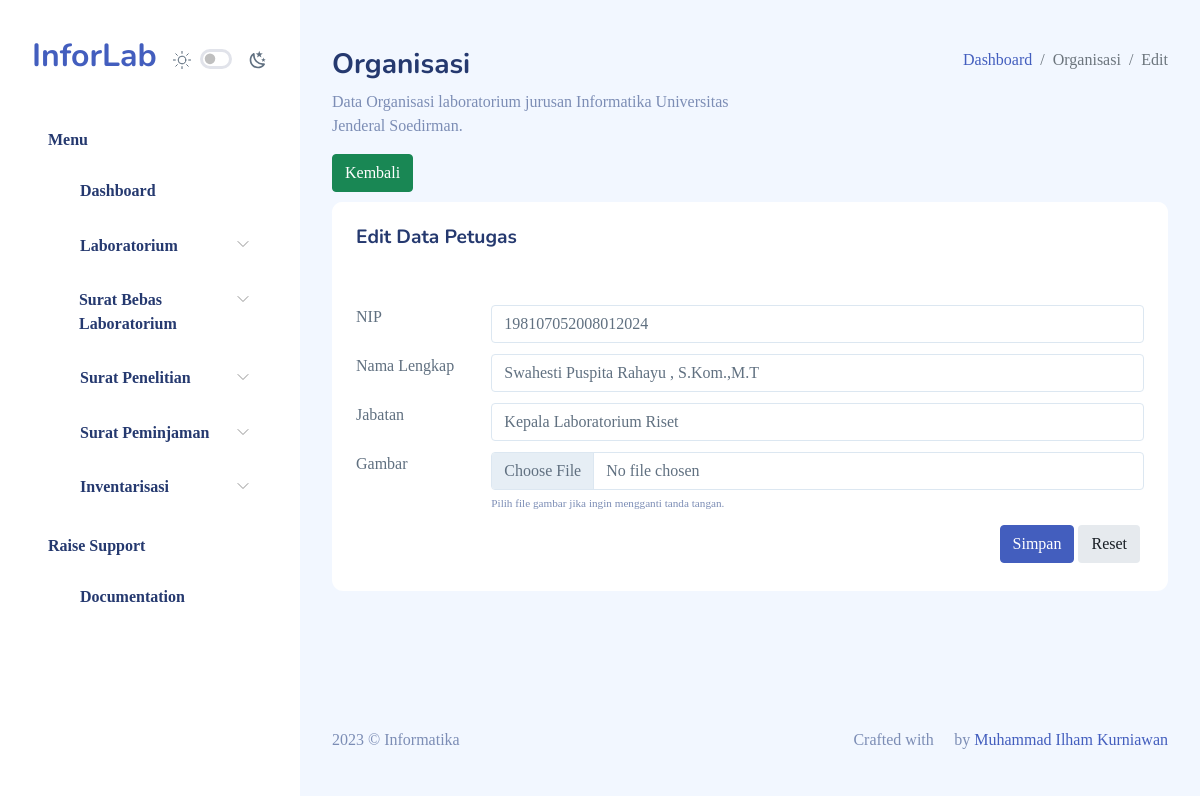
Screenshot of /index.php?r=edit_petugas&id=198107052008012024 with the database file from the repository.
### tables this page shows
CREATE TABLE `petugas` (
  `nip` varchar(20) NOT NULL,
  `nama` varchar(100) NOT NULL,
  `jabatan` varchar(50) NOT NULL,
  `ttd` varchar(255) DEFAULT NULL
);

### modul/laboratorium/edit_petugas.php (the view)
<div class="page-heading">
          <div class="page-title">
            <div class="row">
              <div class="col-12 col-md-6 order-md-1 order-last">
              <h3>Organisasi</h3>
                <p class="text-subtitle text-muted">
                  Data Organisasi laboratorium jurusan Informatika Universitas Jenderal Soedirman.
                </p>
                <div class="buttons">
                      <a href="index.php?r=organisasi" class="btn btn-success">Kembali</a>
                </div>
              </div>
              <div class="col-12 col-md-6 order-md-2 order-first">
                <nav
                  aria-label="breadcrumb"
                  class="breadcrumb-header float-start float-lg-end"
                >
                  <ol class="breadcrumb">
                    <li class="breadcrumb-item">
                      <a href="index.php">Dashboard</a>
                    </li>
                    <li class="breadcrumb-item active">
                      Organisasi
                    </li>
                    <li class="breadcrumb-item active" aria-current="page">
                      Edit
                    </li>
                  </ol>
                </nav>
              </div>
            </div>
          </div>
          <section id="basic-horizontal-layouts">
            <div class="row match-height">
              <div>
                <div class="card">
                  <div class="card-header">
                    <h4 class="card-title">Edit Data Petugas</h4>
                  </div>
                  <?php
                    $nip=$_GET['id'];
                    $sqledit = "select * from petugas where nip = '".$nip."'";
                    $hasiledit = $conn->query($sqledit);
                    $show = $hasiledit->fetch_assoc();
                  ?>
                  <div class="card-content">
                    <div class="card-body">
                      <form class="form form-horizontal" action="modul/laboratorium/proses_petugas.php" method="POST" enctype="multipart/form-data">
    <div class="form-body">
        <div class="row">
            <div class="col-md-2">
                <label>NIP</label>
            </div>
            <div class="col-md-10 form-group">
                <input type="text" id="nip" class="form-control" name="nip" placeholder="NIP Petugas" value="<?php echo $show['nip']; ?>" readonly />
            </div>
            <div class="col-md-2">
                <label>Nama Lengkap</label>
            </div>
            <div class="col-md-10 form-group">
                <input type="text" id="nama" class="form-control" name="nama" placeholder="Nama Lengkap Petugas" value="<?php echo $show['nama']; ?>" required />
            </div>
            <div class="col-md-2">
                <label>Jabatan</label>
            </div>
            <div class="col-md-10 form-group">
                <input type="text" id="jabatan" class="form-control" name="jabatan" placeholder="Jabatan di Laboratorium" value="<?php echo $show['jabatan']; ?>" required />
            </div>
            <div class="col-md-2">
                <label>Gambar</label>
            </div>
            <div class="col-md-10 form-group">
                <input type="file" id="ttd" class="form-control" name="ttd" accept="image/*">
                <small class="form-text text-muted">Pilih file gambar jika ingin mengganti tanda tangan.</small>
            </div>
            <div class="col-sm-12 d-flex justify-content-end">
                <button type="submit" class="btn btn-primary me-1 mb-1" name="edit">Simpan</button>
                <button type="reset" class="btn btn-light-secondary me-1 mb-1">Reset</button>
            </div>
        </div>
    </div>
</form>
                    </div>
                  </div>
                </div>
              </div>
            </div>
          </section>
        </div>

### rows the page displays
petugas: nip "198107052008012024", nama "Swahesti Puspita Rahayu , S.Kom.,M.T", jabatan "Kepala Laboratorium Riset"
